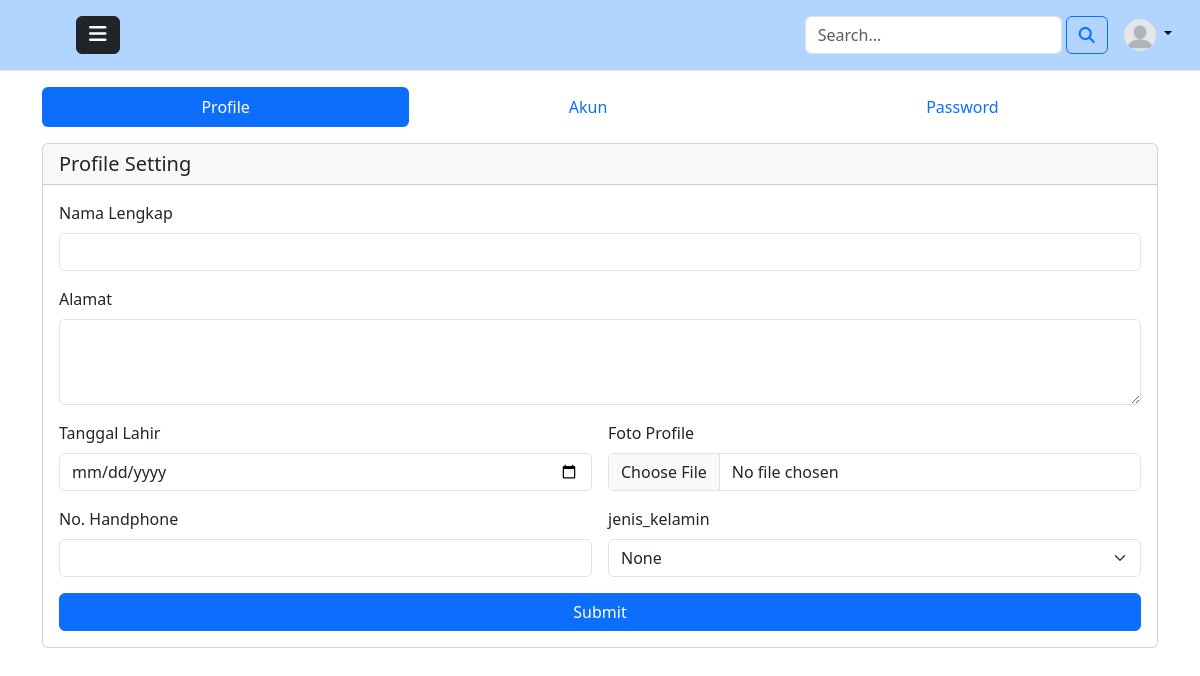
The app's page /settings (signed in), older data.
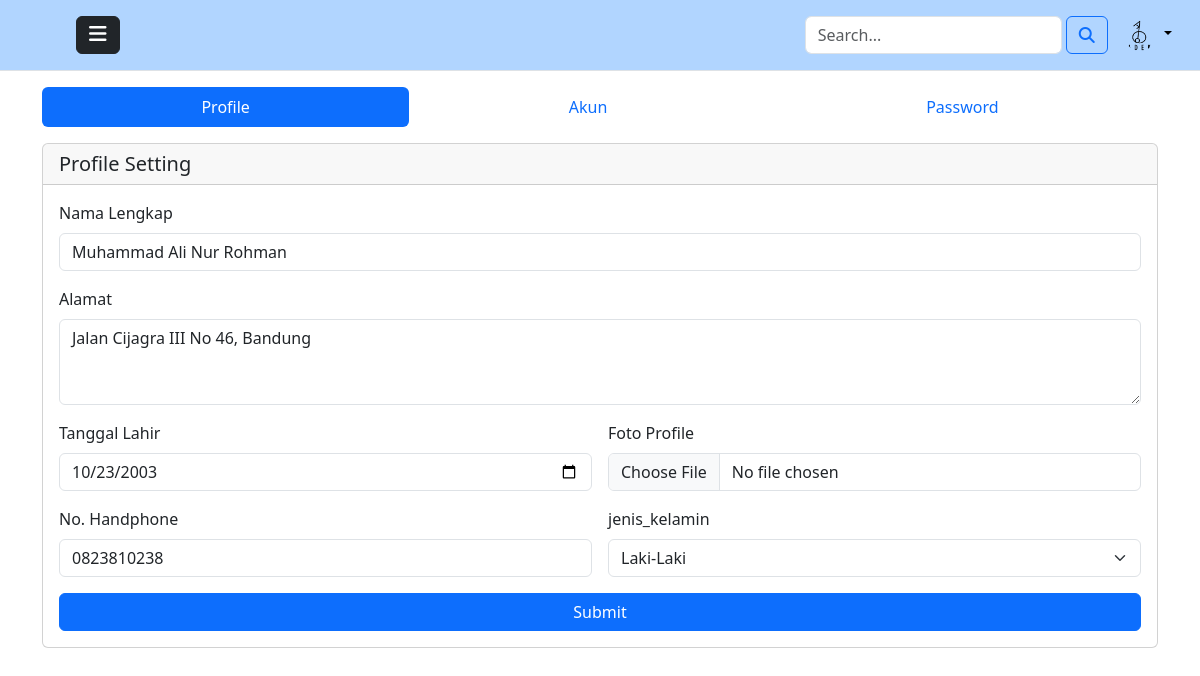
The same page, newer data.
### core/models.py (models this page shows, shortened)
class Profile(models.Model):
    user = models.ForeignKey(User, on_delete=models.CASCADE)
    id_user = models.IntegerField()
    profile_image = models.ImageField(upload_to='profile_images', default='blank-profile-picture.png')
    alamat = models.TextField(blank=True)
    tanggal_lahir = models.DateField(blank=True, null=True)
    nama_lengkap = models.CharField(max_length=100, blank=True)
    no_hp = models.CharField(max_length=20, blank=True)
    jenis_kelamin = models.CharField(max_length=20, blank=True)

### core/views.py (the view)
# urls.py: path('settings', views.settings, name='settings'),
@login_required(login_url='login')
def settings(request):
    if request.method == 'POST':
        user = request.user
        user_model = User.objects.get(username=user)
        profile = Profile.objects.get(user=user_model)
        if request.FILES.get('profile_image') == None:
            profile.profile_image = profile.profile_image
        elif request.FILES.get('profile_image') != None:
            profile.profile_image = request.FILES['profile_image']
        profile.alamat = request.POST['alamat']
        profile.tanggal_lahir = request.POST['tanggal_lahir']
        profile.nama_lengkap = request.POST['nama_lengkap']
        profile.no_hp = request.POST['no_hp']
        profile.jenis_kelamin = request.POST['jenis_kelamin']
        profile.save()
        messages.success(request, 'Profile Berhasil Diupdate!', extra_tags='form_profile')
        return HttpResponseRedirect(request.META['HTTP_REFERER'])
    else:
        user = request.user
        user_model = User.objects.get(username=user)
        profile = Profile.objects.get(user=user_model)
        context = {
            'profile': profile,
        }
        return render(request, 'setting.html', context)

### templates/setting.html (shortened to what this page needs)
{% extends "layouts/base.html" %}
{% block content %}
{% include "layouts/navbar.html" %}
    <div class="container">
      <ul class="nav nav-pills nav-fill">
        <li class="nav-item ">
          <a class="nav-link active" data-toggle="tab" aria-current="page" href="#profile">Profile</a>
        </li>
        <li class="nav-item">
          <a class="nav-link" data-toggle="tab" href="#akun">Akun</a>
        </li>
        <li class="nav-item">
          <a class="nav-link" data-toggle="tab" href="#password">Password</a>
        </li>
      </ul>
        <div class="row tab-content">
            <div id="profile" class="col-lg-12 col-md-12 tab-pane mt-3 in active ">
                <div class="card">
                    <h5 class="card-header">Profile Setting</h5>
                    <div class="card-body">
                        <form action="" method="POST" class="row g-3" enctype="multipart/form-data" >
                            <div class="col-12">
                              <label for="nama_lengkap" class="form-label">Nama Lengkap</label>
                              <input type="text" required value="{{ profile.nama_lengkap }}" name="nama_lengkap" class="form-control" id="nama_lengkap">
                            </div>
                            <div class="col-12">
                              <label for="alamat" class="form-label">Alamat</label>
                              <textarea class="form-control" required name="alamat" rows="3">{{ profile.alamat }}</textarea>
                            </div>
                            <div class="col-6">
                              <label for="tanggal_lahir" class="form-label">Tanggal Lahir</label>
                              <input type="date" required value="{{ profile.tanggal_lahir|date:'Y-m-d' }}" name="tanggal_lahir" class="form-control" id="tanggal_lahir">
                            </div>
                            <div class="col-6">
                              <label for="profile_image" class="form-label">Foto Profile</label>
                              <input type="file" value="" name="profile_image" class="form-control" id="profile_image">
                            </div>
                            <div class="col-md-6">
                              <label for="no_hp" class="form-label">No. Handphone</label>
                              <input required type="text" value="{{ profile.no_hp }}" name="no_hp" class="form-control" id="no_hp">
                            </div>
                            <div class="col-md-6">
                              <label for="inputState" class="form-label">jenis_kelamin</label>
                              <select required id="inputState" name="jenis_kelamin" class="form-select">
                                <option value="none" {% if profile.jenis_kelamin == 'none' %}selected{% endif %}>None</option>
                                        <option value="Laki-Laki" {% if profile.jenis_kelamin == 'Laki-Laki' %}selected{% endif %}>Laki-Laki</option>
                              </select>
                            </div>
                            <div align="center" class="col-12">
                              <button  type="submit" class="btn btn-primary w-100">Submit</button>
                            </div>
                          </form>
                    </div>
              </div>
          </div>
        </div>
    </div>
{% endblock content %}

### templates/layouts/navbar.html (shortened to what this page needs)
<header class="p-3 mb-3 border-bottom" style="background-color: #B1D5FF;">
  <div class="container-fluid">
    <div class="d-flex flex-wrap align-items-center justify-content-center justify-content-lg-start" >
      <a href="/" class="d-flex align-items-center mb-2 mb-lg-0 link-body-emphasis text-decoration-none">
        <svg class="bi me-2" width="40" height="32" role="img" aria-label="Bootstrap"><use xlink:href="#bootstrap"/></svg>
      </a>
      <ul class="nav col-12 col-lg-auto me-lg-auto mb-2 mb-md-0">
        <li><button class="btn btn-dark" type="button" data-bs-toggle="offcanvas" data-bs-target="#offcanvasWithBothOptions" aria-controls="offcanvasWithBothOptions"><i class="fa-solid fa-bars" style="font-size:20px;"></i></button></li>
      </ul>
      <form class="d-flex col-12 col-lg-auto mb-3 mb-lg-0 me-lg-3" action="/search_konten" method="post" role="search">
        <input type="search" name="search" class="form-control me-1" placeholder="Search..." aria-label="Search">
        <button class="btn btn-outline-primary" type="submit"><i class="fa-solid fa-magnifying-glass"></i>  </button>
      </form>
      <div class="dropdown text-end">
        <a href="#" class="d-block link-body-emphasis text-decoration-none dropdown-toggle" data-bs-toggle="dropdown" aria-expanded="false">
          <img src="{{profile.profile_image.url }}" alt="mdo" width="32" height="32" class="rounded-circle">
        </a>
      </div>
    </div>
  </div>
</header>

Row changes from the older to the newer data that the page shows:
changed Profile: profile_image: picture added in place of a placeholder; nama_lengkap (not shown) → "Muhammad Ali Nur Rohman"; alamat (not shown) → "Jalan Cijagra III No 46, Bandung"; tanggal_lahir (not shown) → "10/23/2003"; no_hp (not shown) → "0823810238"; jenis_kelamin (not shown) → "Laki-Laki"
Text that changed along with them:
form field jenis_kelamin: "None" → (not shown)
